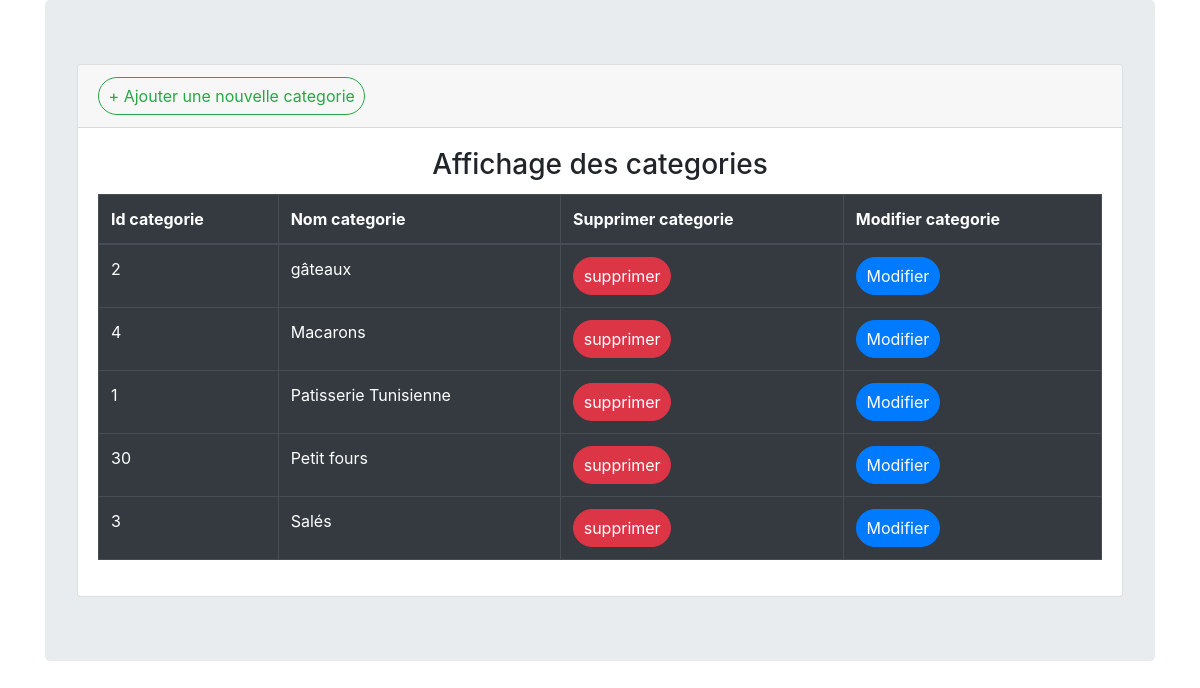
The app's page /afficherCategorie.php with its own data.
### tables this page shows
CREATE TABLE `categorie` (
  `id_categorie` int(11) NOT NULL,
  `nom_categorie` varchar(255) NOT NULL
);

### CategorieCore.php (called while the page is built, shortened)
<?PHP
class CategorieCore {
	function afficherCategories(){
		$sql="SElECT * From categorie";
		$db = config::getConnexion();
		try{
		$liste=$db->query($sql);
		return $liste;
		}
        catch (Exception $e){
            die('Erreur: '.$e->getMessage());
        }
	}
}
?>

### afficherCategorie.php (the view, shortened to what this page needs)
<!DOCTYPE html>
<html>
<head>
	<link rel="stylesheet" href="https://stackpath.bootstrapcdn.com/bootstrap/4.5.0/css/bootstrap.min.css">
</head>
<?PHP
include "../../core/CategorieCore.php";
$categorie1C=new CategorieCore();
$listeCategories=$categorie1C->afficherCategories();
?>
<body>
	<div class="container">
		<div class="jumbotron">
	    <div class="card">
        <div class="card-header">
          <a href="index.php?gestcategorie" class="btn btn-outline-success badge-pill">+ Ajouter une nouvelle categorie</a>
        </div>
        <div class="card-body">
          <h3 class="card-title" align="center">Affichage des categories</h3>
          <table  border="1" class="table table-dark table-hover table-bordered">
            <thead>
              <tr>
               <th scope="col">Id categorie</th>
               <th scope="col">Nom categorie</th>
               <th scope="col">Supprimer categorie</th>
               <th scope="col">Modifier categorie</th>
              </tr>
            </thead>
              <tbody>
  	            <?PHP
                foreach($listeCategories as $row){
	              ?>
	                <tr>
	                 <td><?PHP echo $row['id_categorie']; ?></td>
	                 <td><?PHP echo $row['nom_categorie']; ?></td>
	                 <td>
	                   	<form method="POST" action="supprimerCategorie.php">
	                      <input class="btn btn-danger badge-pill" type="submit" name="supprimer" value="supprimer">
	                    </form>
	                  </td>
	                  <td>
	        	          <a class="btn btn-primary badge-pill" href="modifierCategorie.php?idCa=<?PHP echo $row['id_categorie']; ?>">Modifier</a>
                    </td>
	                </tr>
                <?PHP
                }
                ?>
              </tbody>
          </table>
        </div>
      </div>
	 </div>
	</div>
</body>
</html>

### records on screen
categorie: id_categorie "2", nom_categorie "gâteaux"
categorie: id_categorie "4", nom_categorie "Macarons"
categorie: id_categorie "1", nom_categorie "Patisserie Tunisienne"
categorie: id_categorie "30", nom_categorie "Petit fours"
categorie: id_categorie "3", nom_categorie "Salés"
